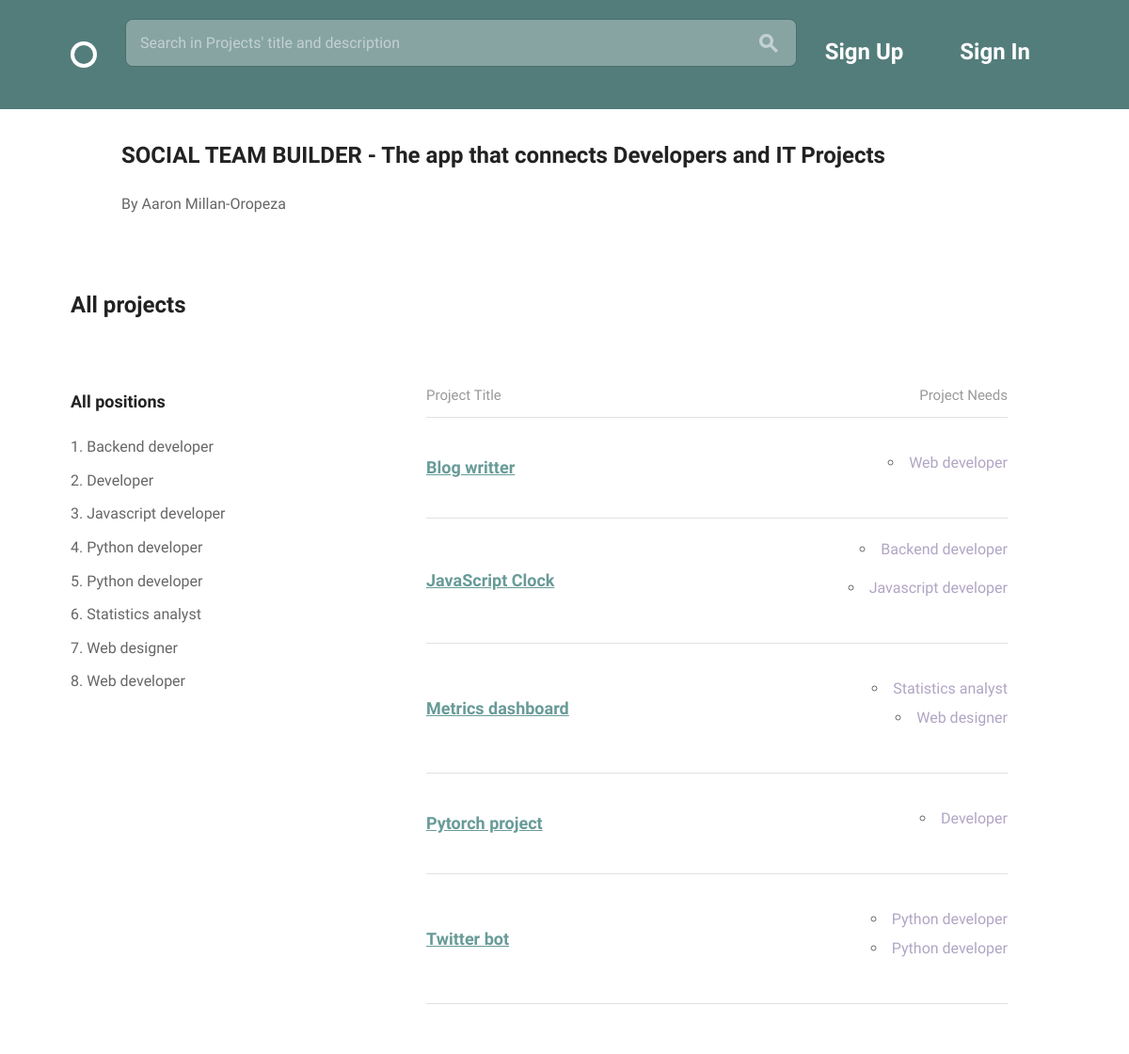
/, run on an earlier commit of the app's database.
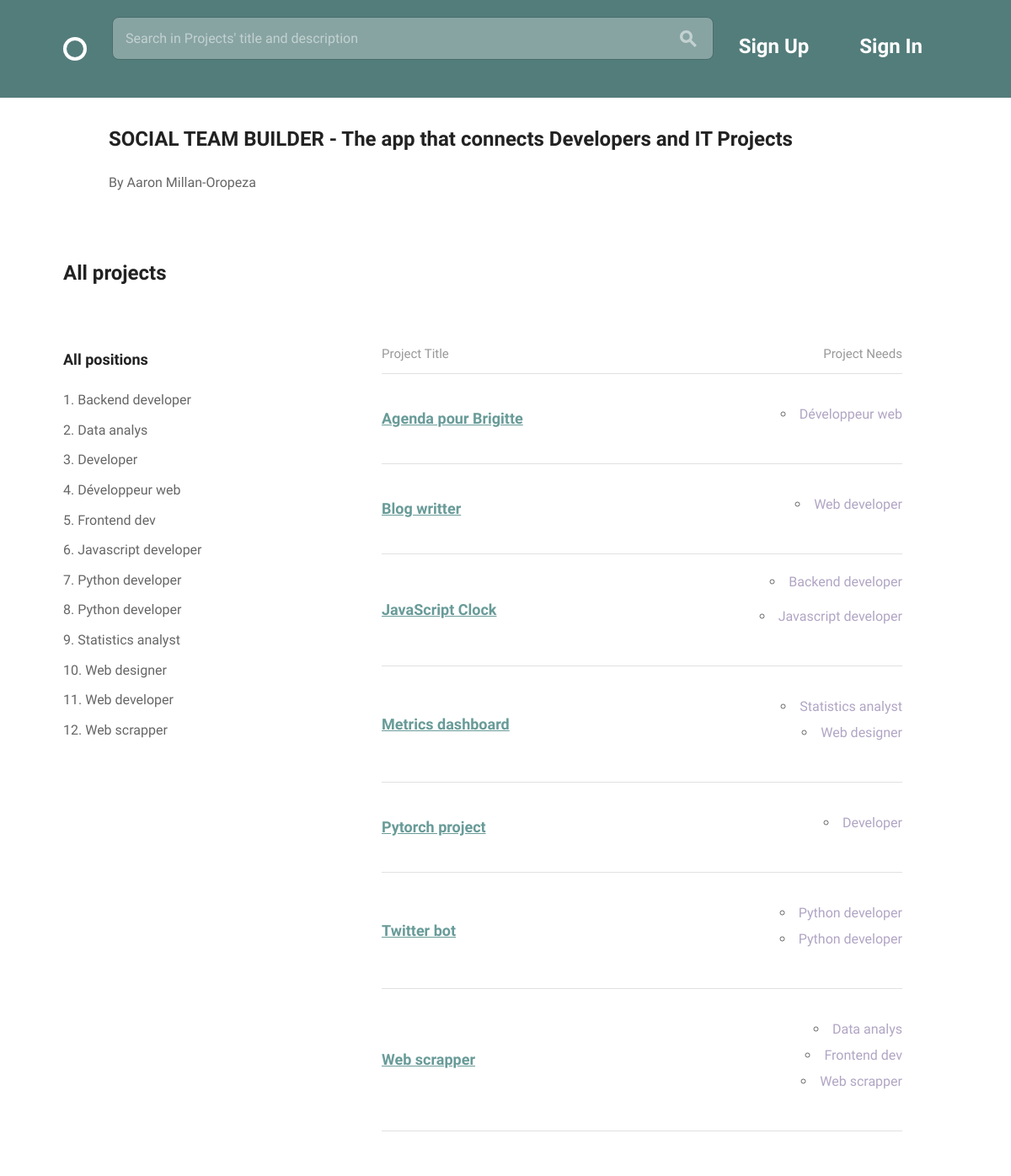
And on a later commit of the database.
### teams/models.py (models this page shows, shortened)
class Position(models.Model):
    name = models.CharField(max_length=150, blank=False)
    description = models.CharField(max_length=400, blank=False)
    related_skill = models.ForeignKey('Skill', on_delete=models.CASCADE)
    available = models.BooleanField(default=True)
    project = models.ForeignKey('Project', on_delete=models.CASCADE)

class Project(models.Model):
    creator = models.ForeignKey('Profile', on_delete=models.CASCADE)
    title = models.CharField(max_length=150, null=False, unique=True)
    description = models.TextField(max_length=700, blank=True)
    timeline = models.CharField(max_length=25, null=False)
    requirements = models.TextField(max_length=300, null=False)
    finished = models.BooleanField(default=False)

### team_builder/views.py (the view)
# urls.py: url(r'^$', views.index, name='index'),
def index(request):
    if request.method == 'GET':
        positions = models.Position.objects.all().order_by('name')
        projects = models.Project.objects.all().order_by('title')
        related_skills = models.Position.objects.all().values_list(
            'related_skill_id', flat=True).distinct()
        related_skills = models.Skill.objects.filter(
            id__in=related_skills).order_by('skill_name')
    return render(request, 'index.html', {
        'projects': projects, 'positions': positions,
        'related_skills': related_skills
    })

### templates/index.html (shortened to what this page needs)
{% extends 'layout.html' %}
{% load static %}
{% block content %}
<div class="bounds circle--page">
  <div class="grid-80 grid-push-5 circle--article--header">
    <h2>  SOCIAL TEAM BUILDER  -  The app that connects Developers and IT Projects</h2>
    <p>   By Aaron Millan-Oropeza</p>
  </div>
  <div  class="grid-100 circle--fluid--cell circle--fluid--primary">
    <h2>All projects</h2>
  </div>
  <div class="grid-40">
  </div>
  <div  class="grid-100 circle--fluid--cell circle--fluid--primary">
  </div>
  <div class="grid-30">
    <h3>All positions</h3>
    <ol>
      {% for position in positions %}
      <li> {{ position.name }} </li>
      {% endfor %}
    </ol>
  </div>
  <div class="grid-60 grid-push-5">
    <table class="circle--table u-full-width">
      <thead>
        <tr>
          <th>Project Title</th>
          <th class="circle--cell--right align-right">Project Needs</th>
        </tr>
      </thead>
      <tbody>
        {% for project in projects %}
        <tr>
          <td class="clickable-row">
            <a href="{% url 'teams:project_details' pk=project.id %}">
            <h3>{{ project.title }}</h3>
            </a>
          </td>
          <td class="circle--cell--right align-right">
            {% for position in positions %}
              <ul>
              {% if position.project_id == project.id %}
                <li><span class="secondary-label">{{ position.name }}</span></li>
              </ul>
              {% endif %}
            {% endfor %}
          </td>
        </tr>
        {% endfor %}
      </tbody>
    </table>
  </div>
</div>
{% endblock %}

What changed in the data, as far as the page shows it:
added Position: name "Data analys"
added Position: name "Développeur web"
added Position: name "Frontend dev"
added Position: name "Web scrapper"
added Project: title "Agenda pour Brigitte"
added Project: title "Web scrapper"
